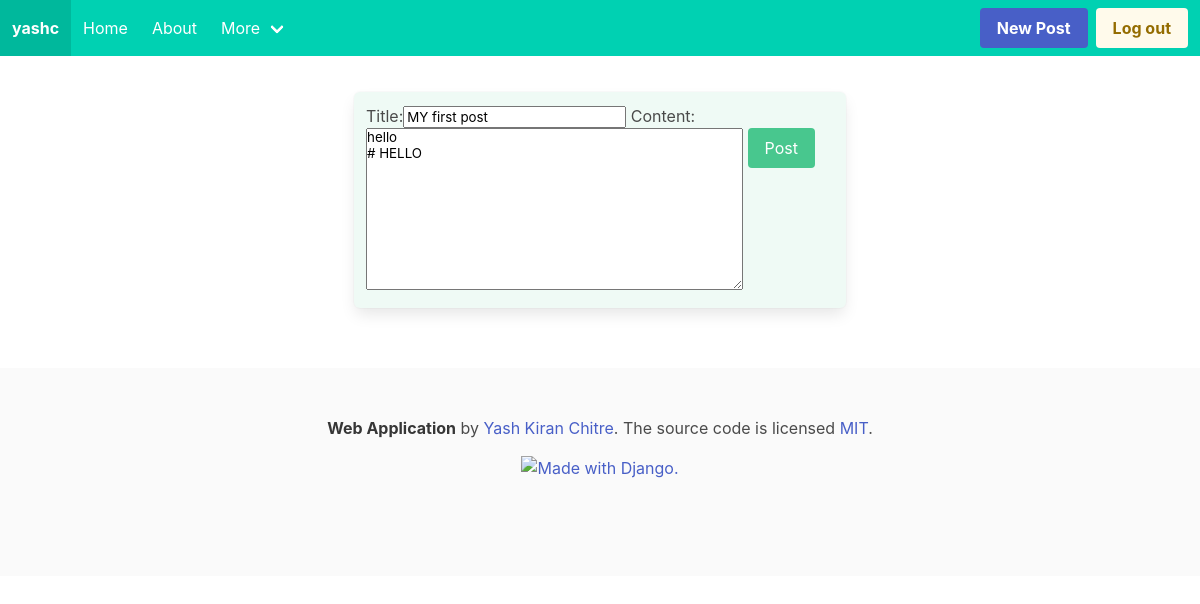
Screenshot of /post/1/update/ (signed in) with the database file from the repository.
### users/models.py (models this page shows)
class User(AbstractUser):
    username = models.CharField(
        max_length=12,
        unique=True,
        help_text='Required. 12 characters or fewer. Letters, digits and @/./+/-/_ only.',
        error_messages={
            'unique': "A user with that username already exists.",
        },
    )
    USERNAME_FIELD = 'username'
    class Meta:
        pass

### blog/models.py (models this page shows, shortened)
class Post(models.Model):
    title = models.CharField(max_length=100)
    contentHelpText = markdown_allowed() + " <a id='ref'>Quick reference</a>"
    content = models.TextField(help_text=contentHelpText)
    date_posted = models.DateTimeField(auto_now_add=True)
    author = models.ForeignKey(get_user_model(), on_delete=models.CASCADE)
    view_count = models.PositiveIntegerField(default=0)
    tags = TaggableManager()
    TAGGIT_CASE_INSENSITIVE = True
    class Meta:
        ordering = ['-date_posted']

### blog/views.py (the view, shortened to what this page needs)
# urls.py: path('post/<int:pk>/update/', PostUpdateView.as_view(), name='post-update'),
class PostUpdateView(LoginRequiredMixin, UserPassesTestMixin, UpdateView):
    model = Post
    fields = ['title', 'content', 'tags', ]
    def test_func(self):
        post = self.get_object()
        if self.request.user == post.author:
            return True
        return False
    def get_context_data(self, **kwargs):
        context = super().get_context_data(**kwargs)
        context['title'] = 'Edit Post'
        return context

### blog/templates/blog/post_form.html (shortened to what this page needs)
{% extends "blog/base.html" %}
{% load static %}
{% load bulma_tags %}
{% load markdown_deux_tags %}
{% block content %}
<div class="columns is-centered">
    <div class="column box is-half has-background-success-light">
        <form method="POST">
            {{ form|bulma }}
            <button class="button is-success" type="submit">Post</button>
        </form>
    </div>
</div>
{% endblock content %}

### blog/templates/blog/base.html (shortened to what this page needs)
{% load static %}
{% load humanize %}
<!DOCTYPE html>
<html lang="">
<head>
    <link rel="stylesheet" href="https://cdn.jsdelivr.net/npm/bulma@0.9.0/css/bulma.min.css">
</head>
<body>
    <nav class="navbar is-primary" role="navigation" aria-label="main navigation">
        <div class="navbar-brand">
            {% if user.is_authenticated %}
            <a class="navbar-item" href="{%url 'profile'%}">
                <strong>{{user.username}}</strong>
            </a>
            {% endif %}
            <a class="navbar-item" href="{%url 'blog-home'%}">
                Home
            </a>
            <a class="navbar-item" href="{%url 'blog-about'%}">
                About
            </a>
        </div>
        <div id="navbarBasicExample" class="navbar-menu">
            <div class="navbar-start">
                <div class="navbar-item has-dropdown is-hoverable">
                    <a class="navbar-link">
                        More
                    </a>
                </div>
            </div>
            <div class="navbar-end">
                <div class="navbar-item">
                    <div class="buttons">
                        {% if user.is_authenticated %}
                        <a class="button is-link" href="{% url 'post-create' %}">
                            <strong>New Post</strong>
                        </a>
                        <a class="button is-warning is-light" href="{% url 'logout' %}">
                            <strong>Log out</strong>
                        </a>
                        {% endif %}
                    </div>
                </div>
            </div>
        </div>
    </nav>
    <section class="section">
        <div class="container">
            {% block content %}{% endblock %}
        </div>
    </section>
    <footer class="footer">
        <div class="content has-text-centered">
            <p>
                <strong>Web Application</strong> by <a href="https://github.com/yashchitre03">Yash Kiran
                    Chitre</a>. The
                source code is licensed
                <a href="http://opensource.org/licenses/mit-license.php">MIT</a>.
            </p>
            <a href="http://www.djangoproject.com/"><img
                    src="https://www.djangoproject.com/m/img/badges/djangomade124x25.gif" border="0"
                    alt="Made with Django." title="Made with Django." /></a>
        </div>
    </footer>
</body>
</html>

### blog/templates/blog/base.html (style rules this page uses)
.footer { position: relative; }

### rows the page displays
User: username "yashc"
Post: title "MY first post", content "hello # HELLO"
